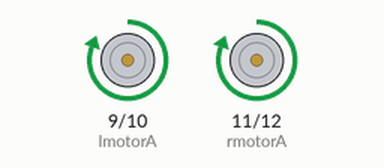
Recording of a sketch running on a simulated Arduino Uno, built with avr-gcc and run on an emulated ATmega328P. Shown: motor-driver pin pairs drawn as motors (green arrow = first pin HIGH = forward, orange = second pin HIGH = backward, longer = more drive).

Above: at 2.5 s.
At 7.5 s:
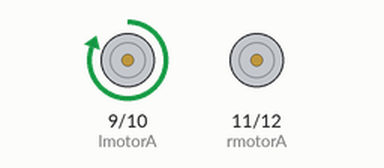
At 12.5 s:
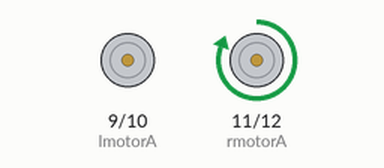
At 17.5 s:
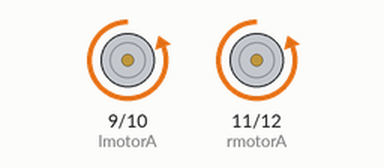
Timing chart, 0 to 26.0 s (numbered marks = the images above):
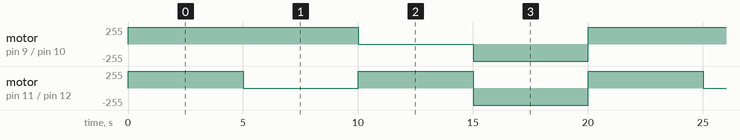

Measured:
- by itself, motor on pin 9 (lmotorA) / pin 10 (lmotorB): repeats every 20.0 s: stopped 5.0 s, backward 255/255 5.0 s, forward 255/255 10.0 s
- by itself, motor on pin 11 (rmotorA) / pin 12 (rmotorB): repeats every 20.0 s: stopped 5.0 s, forward 255/255 5.0 s, backward 255/255 5.0 s, forward 255/255 5.0 s

The sketch:

l293dDemo.ino
```cpp
int lmotorA=9;
int lmotorB=10;
int rmotorA=11;
int rmotorB=12;


void setup() {
pinMode(lmotorA, OUTPUT);
pinMode(lmotorB, OUTPUT);
pinMode(rmotorA, OUTPUT);
pinMode(rmotorB, OUTPUT);
//pinMode(9, OUTPUT);
Serial.begin(9600); // Starts the serial communication
}
void loop() {
    frwd();
    delay(5000);
    turnRight();
    delay(5000);
   turnLeft();
   delay(5000);
   backwrd();
   delay(5000);
}

void frwd(){
  digitalWrite(lmotorA, HIGH);
  digitalWrite(lmotorB, LOW);
  digitalWrite(rmotorA, HIGH);
  digitalWrite(rmotorB, LOW);
}

void turnLeft(){
  digitalWrite(lmotorA, LOW);
  digitalWrite(lmotorB, LOW);
  digitalWrite(rmotorA, HIGH);
  digitalWrite(rmotorB, LOW);
}


void backwrd(){
  digitalWrite(lmotorA, LOW);
  digitalWrite(lmotorB, HIGH);
  digitalWrite(rmotorA, LOW);
  digitalWrite(rmotorB, HIGH);
}

void turnRight(){
  digitalWrite(lmotorA, HIGH);
  digitalWrite(lmotorB, LOW);
  digitalWrite(rmotorA, LOW);
  digitalWrite(rmotorB, LOW);
}

void stopRobot(){
  digitalWrite(lmotorA, LOW);
  digitalWrite(lmotorB, LOW);
  digitalWrite(rmotorA, LOW);
  digitalWrite(rmotorB, LOW);
}
```
